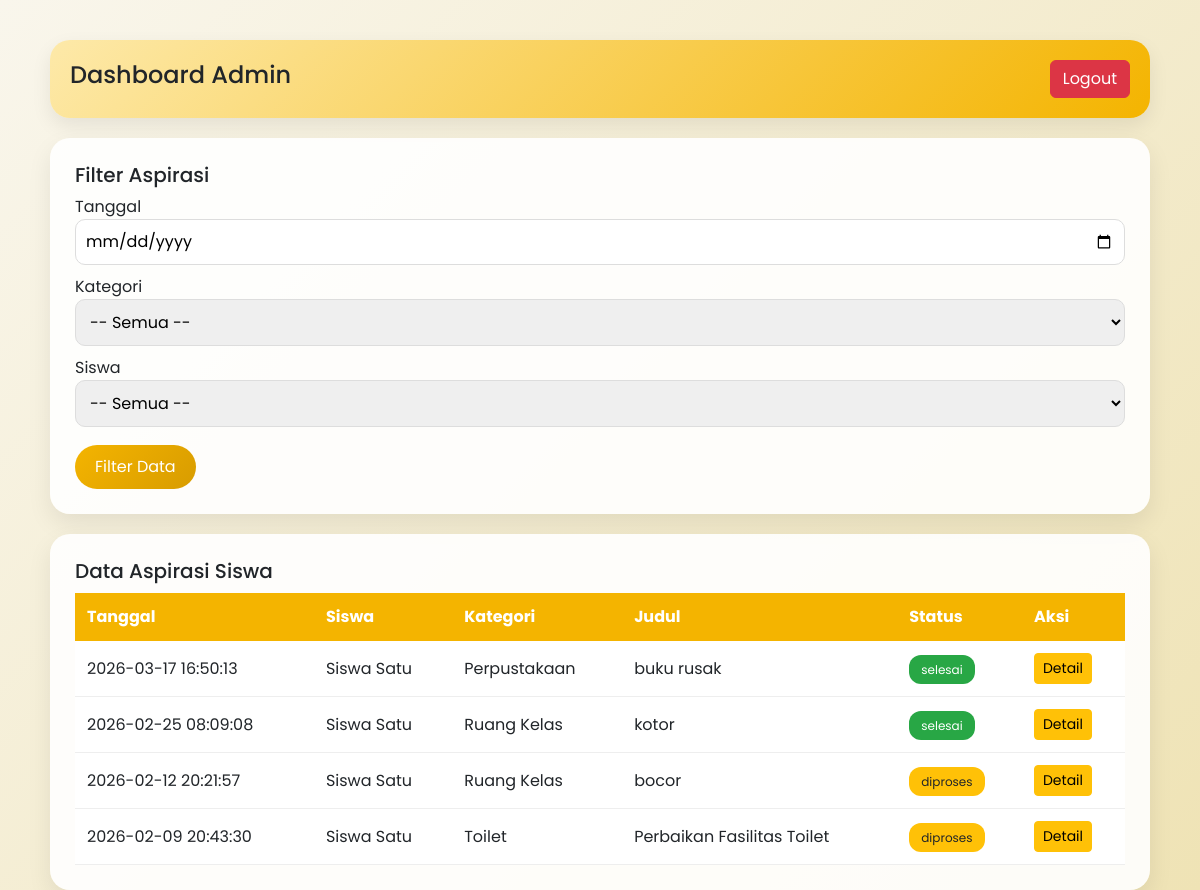
The page /Index.php?controller=AdminController&action=dashboard (signed in) on the database its author committed.
### tables this page shows
CREATE TABLE `aspirasi` (
  `id_aspirasi` int(11) NOT NULL,
  `id_user` int(11) NOT NULL,
  `id_kategori` int(11) NOT NULL,
  `judul` varchar(150) NOT NULL,
  `isi` text NOT NULL,
  `tanggal` datetime DEFAULT current_timestamp(),
  `status` enum('baru','diproses','selesai') DEFAULT 'baru'
);

CREATE TABLE `users` (
  `id_user` int(11) NOT NULL,
  `username` varchar(50) NOT NULL,
  `password` varchar(255) NOT NULL,
  `nama` varchar(100) NOT NULL,
  `role` enum('admin','siswa') NOT NULL
);

CREATE TABLE `kategori` (
  `id_kategori` int(11) NOT NULL,
  `nama_kategori` varchar(100) NOT NULL
);

### app/controllers/AdminController.php (called while the page is built, shortened)
<?php
require_once 'app/models/AspirasiModel.php';
class AdminController {
    public function dashboard() {
    require_once 'app/models/AspirasiModel.php';
    $model = new AspirasiModel();
    $tanggal  = $_GET['tanggal']  ?? '';
    $kategori = $_GET['kategori'] ?? '';
    $siswa    = $_GET['siswa']    ?? '';
    if ($tanggal || $kategori || $siswa) {
        $aspirasi = $model->filter($tanggal, $kategori, $siswa);
    } else {
        $aspirasi = $model->getAll();
    }
    include 'app/views/admin/Dashboard.php';
}
}

### Index.php (called while the page is built, shortened)
<?php
$action     = $_GET['action'] ?? 'index';
$obj = new $controller();
$obj->$action();

### app/models/Koneksi.php (called while the page is built, shortened)
<?php
class Koneksi {
    private $host = "localhost";
    private $user = "root";
    private $pass = "";
    private $db   = "pengaduan_sekolah_baru";
    public function __construct() {
        $this->conn = new mysqli(
            $this->host,
            $this->user,
            $this->pass,
            $this->db
        );
    }
}

### app/models/AspirasiModel.php (called while the page is built, shortened)
<?php
require_once __DIR__ . '/Koneksi.php';
class AspirasiModel extends Koneksi {
    public function getAll() {
        $data = [];
        $query = "SELECT a.*, u.nama, k.nama_kategori
                  FROM aspirasi a
                  JOIN users u ON a.id_user = u.id_user
                  JOIN kategori k ON a.id_kategori = k.id_kategori
                  ORDER BY a.tanggal DESC";
        $result = $this->conn->query($query);
        while ($row = $result->fetch_assoc()) {
            $data[] = $row;
        }
        return $data;
    }
}

### app/views/admin/Dashboard.php (the view, shortened to what this page needs)
<!DOCTYPE html>
<html lang="id">
<head>
<link href="https://cdn.jsdelivr.net/npm/bootstrap@5.3.0/dist/css/bootstrap.min.css" rel="stylesheet">
</head>
<body>
<div class="container-box">
    <div class="header">
        <h4>Dashboard Admin</h4>
        <a class="btn btn-danger"
           href="Index.php?controller=LoginController&action=logout">
           Logout
        </a>
    </div>
    <div class="card-box">
        <h5>Filter Aspirasi</h5>
        <form method="get" action="Index.php">
            <label>Tanggal</label>
            <input type="date" name="tanggal" value="<?= $_GET['tanggal'] ?? '' ?>">
            <label>Kategori</label>
            <select name="kategori">
                <option value="">-- Semua --</option>
            </select>
            <label>Siswa</label>
            <select name="siswa">
                <option value="">-- Semua --</option>
            </select>
            <button class="btn btn-custom mt-2" type="submit">
                Filter Data
            </button>
        </form>
    </div>
    <div class="card-box">
        <h5>Data Aspirasi Siswa</h5>
        <table>
            <thead>
                <tr>
                    <th>Tanggal</th>
                    <th>Siswa</th>
                    <th>Kategori</th>
                    <th>Judul</th>
                    <th>Status</th>
                    <th>Aksi</th>
                </tr>
            </thead>
            <tbody>
            <?php if (count($aspirasi) > 0): ?>
                <?php foreach ($aspirasi as $a): ?>
                <tr>
                    <td><?= $a['tanggal']; ?></td>
                    <td><?= $a['nama']; ?></td>
                    <td><?= $a['nama_kategori']; ?></td>
                    <td><?= $a['judul']; ?></td>
                    <td>
                        <span class="status <?= strtolower($a['status']); ?>">
                            <?= $a['status']; ?>
                        </span>
                    </td>
                    <td>
                        <a class="btn btn-sm btn-warning"
                           href="Index.php?controller=AdminController&action=detail&id=<?= $a['id_aspirasi']; ?>">
                           Detail
                        </a>
                    </td>
                </tr>
                <?php endforeach; ?>
            <?php endif; ?>
            </tbody>
        </table>
    </div>
</div>
</body>
</html>

### app/views/admin/Dashboard.php (style rules this page uses)
body { background: linear-gradient(135deg, #F9F6EC, #EFE3B5); font-family: 'Poppins', sans-serif; }
.container-box { max-width: 1100px; margin: auto; margin-top: 40px; }
.header { background: linear-gradient(135deg, #FDE9A9, #F4B400); padding: 20px; border-radius: 20px; display: flex; justify-content: space-between; align-items: center; box-shadow: 0 8px 20px rgba(0,0,0,0.08); }
.card-box { background: rgba(255,255,255,0.9); border-radius: 20px; padding: 25px; margin-top: 20px; box-shadow: 0 10px 25px rgba(0,0,0,0.08); }
input, select { width: 100%; padding: 10px; border-radius: 10px; border: 1px solid #ddd; margin-bottom: 10px; }
.btn-custom { background: linear-gradient(135deg, #F4B400, #d89c00); color: white; border-radius: 25px; padding: 10px 20px; border: none; }
table { width: 100%; border-collapse: collapse; margin-top: 10px; }
thead { background: #F4B400; color: white; }
th, td { padding: 12px; text-align: left; }
tbody tr { background: white; border-bottom: 1px solid #eee; transition: 0.2s; }
.status { padding: 6px 12px; border-radius: 12px; font-size: 12px; }
.status.diproses { background: #ffc107; }
.status.selesai { background: #28a745; color: white; }

### rows shown on the page
aspirasi: tanggal "2026-03-17 16:50:13", id_user.nama "Siswa Satu", id_kategori.nama_kategori "Perpustakaan", judul "buku rusak", status "selesai"
aspirasi: tanggal "2026-02-25 08:09:08", id_user.nama "Siswa Satu", id_kategori.nama_kategori "Ruang Kelas", judul "kotor", status "selesai"
aspirasi: tanggal "2026-02-12 20:21:57", id_user.nama "Siswa Satu", id_kategori.nama_kategori "Ruang Kelas", judul "bocor", status "diproses"
aspirasi: tanggal "2026-02-09 20:43:30", id_user.nama "Siswa Satu", id_kategori.nama_kategori "Toilet", judul "Perbaikan Fasilitas Toilet", status "diproses"
